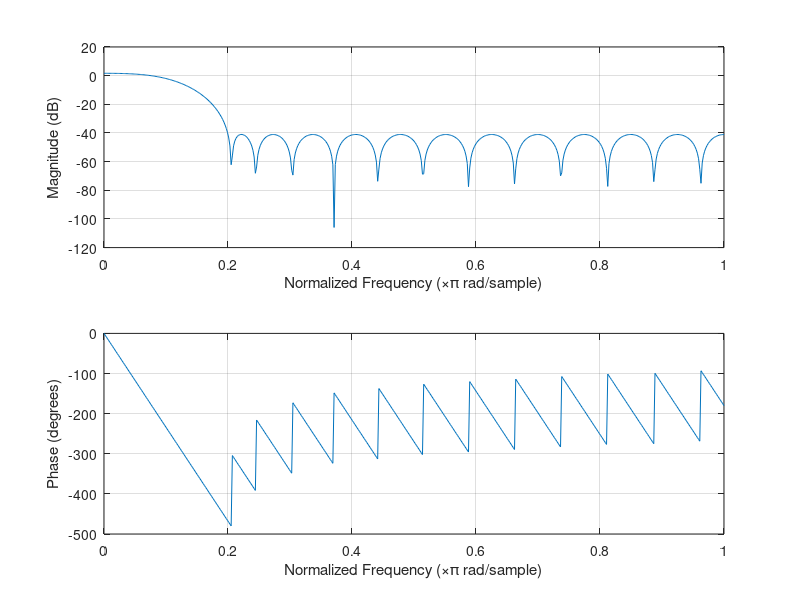

Write the MATLAB code that produced this figure. (Note: this script raises an error after producing the figure.)
h = [
-0.007775715121256268
-0.007938974136595613
-0.009534265788246128
-0.008779578259641298
-0.004381884421750879
0.004666131585205163
0.0188044731228937
0.03764144706001848
0.05992101812383003
0.08357444021744635
0.10601855702701225
0.12454015906119098
0.13674393462068657
0.14100385434561774
0.13674393462068657
0.12454015906119098
0.10601855702701225
0.08357444021744635
0.05992101812383003
0.03764144706001848
0.0188044731228937
0.004666131585205163
-0.004381884421750879
-0.008779578259641298
-0.009534265788246128
-0.007938974136595613
-0.007775715121256268
];

freqz(h)
saveas(gcf(), 'LinearPhase.png')
close all

load('100m (0).mat')
x = val(1:500);
x = x - mean(x);
%plot(val)
y = filter(h, 1, x);
plot([x' y'])
subplot(211); plot(x)
subplot(212); plot(y)
saveas(gcf(),'ECGfilt.png')
close all

stem(0:length(h)-1, h)
saveas(gcf(),'LinearPhase_h.png')
close all

d = (length(h)-1)/2;
stem(-d:d, h)
saveas(gcf(),'ZeroPhase_h.png')
close all

figure()
subplot(211); plot(x)
subplot(212); plot(y(d+1:end))
saveas(gcf(),'ECGfilt_zerophase.png')
close all
